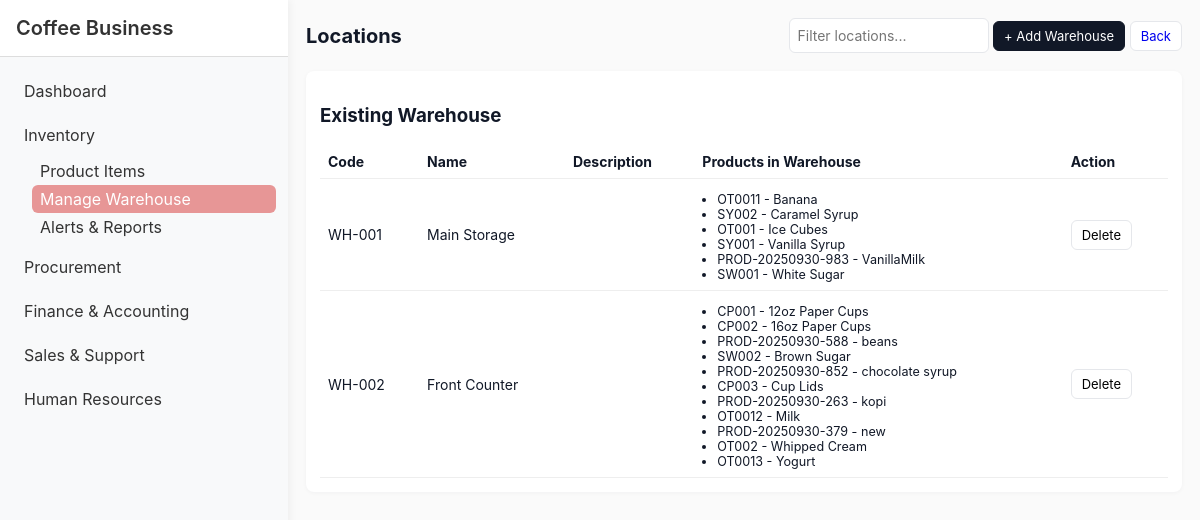
The app's page /Module1/locations.php with its own data.
### tables this page shows
CREATE TABLE `locations` (
  `id` int(11) NOT NULL,
  `code` varchar(50) NOT NULL,
  `name` varchar(255) NOT NULL,
  `description` text DEFAULT NULL,
  `created_at` timestamp NOT NULL DEFAULT current_timestamp()
);

CREATE TABLE `products` (
  `id` int(11) NOT NULL,
  `sku` varchar(50) NOT NULL,
  `name` varchar(255) NOT NULL,
  `description` text DEFAULT NULL,
  `category` varchar(100) DEFAULT NULL,
  `unit` varchar(30) DEFAULT 'pcs',
  `expiration_date` date DEFAULT NULL,
  `min_qty` int(11) DEFAULT 0,
  `max_qty` int(11) DEFAULT 0,
  `created_at` timestamp NOT NULL DEFAULT current_timestamp(),
  `updated_at` timestamp NULL DEFAULT NULL ON UPDATE current_timestamp(),
  `warehouse_id` int(11) DEFAULT NULL,
  `total_quantity` int(11) DEFAULT 0,
  `unit_price` decimal(10,2) DEFAULT NULL
);

### Module1/locations.php (the view, shortened to what this page needs)
<?php
require '../db.php';
$sql = "
SELECT l.id, l.code, l.name, l.description,
       COALESCE(SUM(pl.quantity),0) AS total_items
FROM locations l
LEFT JOIN product_locations pl ON pl.location_id = l.id
GROUP BY l.id, l.code, l.name, l.description
ORDER BY l.id
";
$locations = $pdo->query($sql)->fetchAll(PDO::FETCH_ASSOC);
$productsStmt = $pdo->query("SELECT p.id, p.name, p.sku, p.warehouse_id
                             FROM products p ORDER BY p.name");
$allProducts = $productsStmt->fetchAll(PDO::FETCH_ASSOC);
$productsByWarehouse = [];
foreach ($allProducts as $p) {
    if ($p['warehouse_id']) {
        $productsByWarehouse[$p['warehouse_id']][] = $p;
    }
}
?>
<!doctype html>
<html>
<head>
    <link rel="stylesheet" href="styles.css">
</head>
<body>
  <?php include '../shared/sidebar.php'; ?>
<div class="container" style="margin-left: 18rem;">
  <div class="header">
    <h1>Locations</h1>
    <div>
      <input id="filterInput" class="input" style="max-width:200px" placeholder="Filter locations...">
      <button class="btn btn-primary" id="openModal">+ Add Warehouse</button>
      <a class="btn" href="<?php echo BASE_URL; ?>Module1/index.php">Back</a>
    </div>
  </div>
  <div class="card">
    <h3>Existing Warehouse</h3>
    <table class="table" id="locationsTable">
      <thead>
        <tr>
          <th>Code</th>
          <th>Name</th>
          <th>Description</th>
          <th>Products in Warehouse</th>
          <th>Action</th>
        </tr>
      </thead>
      <tbody>
        <?php foreach($locations as $loc): ?>
        <tr>
          <td><?php echo htmlspecialchars($loc['code'])?></td>
          <td><?php echo htmlspecialchars($loc['name'])?></td>
          <td class="small"><?php echo htmlspecialchars($loc['description'])?></td>
          <td>
            <?php
              if(isset($productsByWarehouse[$loc['id']])) {
                  echo '<ul class="products-list">';
                  foreach($productsByWarehouse[$loc['id']] as $p){
                      echo '<li>'.htmlspecialchars($p['sku'].' - '.$p['name']).'</li>';
                  }
                  echo '</ul>';
              } else {
                  echo '-';
              }
            ?>
          </td>
          <td>
            <form style="display:inline" method="post">
              <button class="btn" onclick="return confirm('Delete location?')">Delete</button>
            </form>
          </td>
        </tr>
        <?php endforeach; ?>
      </tbody>
    </table>
  </div>
</div>
</body>
</html>

### Module1/styles.css (style rules this page uses)
:root { --bg: #fafafa; --card: #ffffff; --muted: #6b7280; --accent: #111827; }
* { box-sizing: border-box; font-family: Inter, Segoe UI, Arial, Helvetica, sans-serif; }
body { background: var(--bg); color: var(--accent); margin: 0; padding: 18px; }
.container { max-width: 1100px; margin: 0 auto; }
.header { display: flex; justify-content: space-between; align-items: center; margin-bottom: 18px; }
h1 { margin: 0; font-size: 20px; }
.card { background: var(--card); padding: 14px; border-radius: 8px; box-shadow: 0 1px 4px rgba(16, 24, 40, 0.04); margin-bottom: 12px; }
.table { width: 100%; border-collapse: collapse; }
.table th, .table td { padding: 8px; border-bottom: 1px solid #eee; text-align: left; font-size: 14px; }
.actions a, .btn { text-decoration: none; padding: 6px 10px; border-radius: 6px; border: 1px solid #e5e7eb; background: #fff; display: inline-block; font-size: 13px; }
.btn-primary { background: #111827; color: #fff; border-color: #111827; }
.input, select, textarea { padding: 8px; border: 1px solid #e5e7eb; border-radius: 6px; width: 100%; font-size: 14px; }
.small { font-size: 13px; color: var(--muted); }

### Module1/locations.php (style rules this page uses)
.products-list { font-size: 0.9em; margin: 5px 0 0 0; padding-left: 15px; }

### records on screen
locations: code "WH-001", name "Main Storage"
products: sku+name "OT0011 - Banana"
products: sku+name "SY002 - Caramel Syrup"
products: sku+name "OT001 - Ice Cubes"
products: sku+name "SY001 - Vanilla Syrup"
products: sku+name "PROD-20250930-983 - VanillaMilk"
products: sku+name "SW001 - White Sugar"
locations: code "WH-002", name "Front Counter"
products: sku+name "CP001 - 12oz Paper Cups"
products: sku+name "CP002 - 16oz Paper Cups"
products: sku+name "PROD-20250930-588 - beans"
products: sku+name "SW002 - Brown Sugar"
products: sku+name "PROD-20250930-852 - chocolate syrup"
products: sku+name "CP003 - Cup Lids"
products: sku+name "PROD-20250930-263 - kopi"
products: sku+name "OT0012 - Milk"
products: sku+name "PROD-20250930-379 - new"
products: sku+name "OT002 - Whipped Cream"
products: sku+name "OT0013 - Yogurt"
